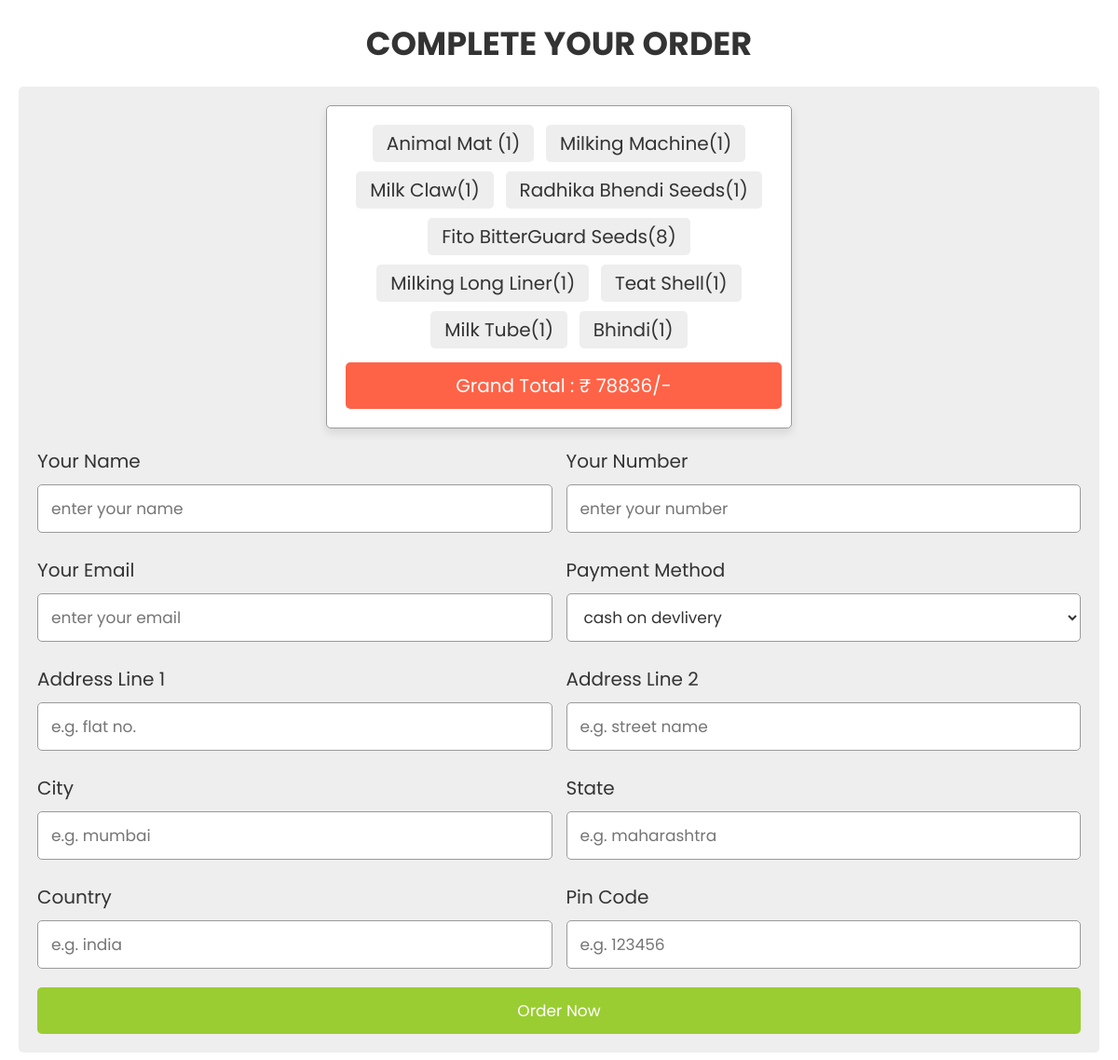
/AgrihutUI/buyer/checkout.php, run on the app's committed database.
### tables this page shows
CREATE TABLE `cart` (
  `id` int(255) NOT NULL,
  `name` varchar(255) NOT NULL,
  `price` varchar(255) NOT NULL,
  `image` varchar(255) NOT NULL,
  `quantity` int(255) NOT NULL
);

### AgrihutUI/buyer/checkout.php (the view, shortened to what this page needs)
<?php
@include 'config.php';
?>
<!DOCTYPE html>
<html lang="en">
<head>
   <link rel="stylesheet" href="https://cdnjs.cloudflare.com/ajax/libs/font-awesome/6.0.0/css/all.min.css">
   <link rel="stylesheet" href="css/style.css">
</head>
<body>
<div class="container">
<section class="checkout-form">
   <h1 class="heading">complete your order</h1>
   <form action="" method="post">
   <div class="display-order">
      <?php
         $select_cart = mysqli_query($conn, "SELECT * FROM `cart`");
         $total = 0;
         $grand_total = 0;
         if(mysqli_num_rows($select_cart) > 0){
            while($fetch_cart = mysqli_fetch_assoc($select_cart)){
            $total_price = $fetch_cart['price'] * $fetch_cart['quantity'];
            $grand_total = $total += $total_price;
      ?>
      <span><?= $fetch_cart['name']; ?>(<?= $fetch_cart['quantity']; ?>)</span>
      <?php
         }
      }else{
         echo "<div class='display-order'><span>your cart is empty!</span></div>";
      }
      ?>
      <span class="grand-total"> grand total : ₹ <?= $grand_total; ?>/- </span>
   </div>
      <div class="flex">
         <div class="inputBox">
            <span>your name</span>
            <input type="text" placeholder="enter your name" name="name" required>
         </div>
         <div class="inputBox">
            <span>your number</span>
            <input type="number" placeholder="enter your number" name="number" required>
         </div>
         <div class="inputBox">
            <span>your email</span>
            <input type="email" placeholder="enter your email" name="email" required>
         </div>
         <div class="inputBox">
            <span>payment method</span>
            <select name="method">
               <option value="cash on delivery" selected>cash on devlivery</option>
            </select>
         </div>
         <div class="inputBox">
            <span>address line 1</span>
            <input type="text" placeholder="e.g. flat no." name="flat" required>
         </div>
         <div class="inputBox">
            <span>address line 2</span>
            <input type="text" placeholder="e.g. street name" name="street" required>
         </div>
         <div class="inputBox">
            <span>city</span>
            <input type="text" placeholder="e.g. mumbai" name="city" required>
         </div>
         <div class="inputBox">
            <span>state</span>
            <input type="text" placeholder="e.g. maharashtra" name="state" required>
         </div>
         <div class="inputBox">
            <span>country</span>
            <input type="text" placeholder="e.g. india" name="country" required>
         </div>
         <div class="inputBox">
            <span>pin code</span>
            <input type="text" placeholder="e.g. 123456" name="pin_code" required>
         </div>
      </div>
      <input type="submit" value="order now" name="order_btn" class="btn">
   </form>
</section>
</div>
</body>
</html>

### AgrihutUI/buyer/css/style.css (style rules this page uses)
:root { --yellowgreen:yellowgreen; --red:tomato; --orange:orange; --black:#333; --white:#fff; --bg-color:#eee; --dark-bg:rgba(0,0,0,.7); --box-shadow:0 .5rem 1rem rgba(0,0,0,.1); --border:.1rem solid #999; }
* { font-family: 'Poppins', sans-serif; margin:0; padding:0; box-sizing: border-box; outline: none; border:none; text-decoration: none; text-transform: capitalize; }
html { font-size: 62.5%; overflow-x: hidden; }
.container { max-width: 1200px; margin:0 auto; }
section { padding:2rem; }
.heading { text-align: center; font-size: 3.5rem; text-transform: uppercase; color:var(--black); margin-bottom: 2rem; }
.btn, .option-btn, .delete-btn { display: block; width: 100%; text-align: center; background-color: var(--yellowgreen); color:var(--white); font-size: 1.7rem; padding:1.2rem 3rem; border-radius: .5rem; cursor: pointer; margin-top: 1rem; }
.checkout-form form { padding:2rem; border-radius: .5rem; background-color: var(--bg-color); }
.checkout-form form .flex { display: flex; flex-wrap: wrap; gap:1.5rem; }
.checkout-form form .flex .inputBox { flex:1 1 40rem; }
.checkout-form form .flex .inputBox span { font-size: 2rem; color:var(--black); }
.checkout-form form .flex .inputBox input, .checkout-form form .flex .inputBox select { width: 100%; background-color: var(--white); font-size: 1.7rem; color:var(--black); border-radius: .5rem; margin:1rem 0; padding:1.2rem 1.4rem; text-transform: none; border:var(--border); }
.display-order { max-width: 50rem; background-color: var(--white); border-radius: .5rem; text-align: center; padding:1.5rem; margin:0 auto; margin-bottom: 2rem; box-shadow: var(--box-shadow); border:var(--border); }
.display-order span { display: inline-block; border-radius: .5rem; background-color: var(--bg-color); padding:.5rem 1.5rem; font-size: 2rem; color:var(--black); margin:.5rem; }
.display-order span.grand-total { width: 100%; background-color: var(--red); color:var(--white); padding:1rem; margin-top: 1rem; }

### data on the page
cart: name "Animal Mat", quantity "1"
cart: name "Milking Machine", quantity "1"
cart: name "Milk Claw", quantity "1"
cart: name "Radhika Bhendi Seeds", quantity "1"
cart: name "Fito BitterGuard Seeds", quantity "8"
cart: name "Milking Long Liner", quantity "1"
cart: name "Teat Shell", quantity "1"
cart: name "Milk Tube", quantity "1"
cart: name "Bhindi", quantity "1"

### other printed values
$grand_total "78836"
